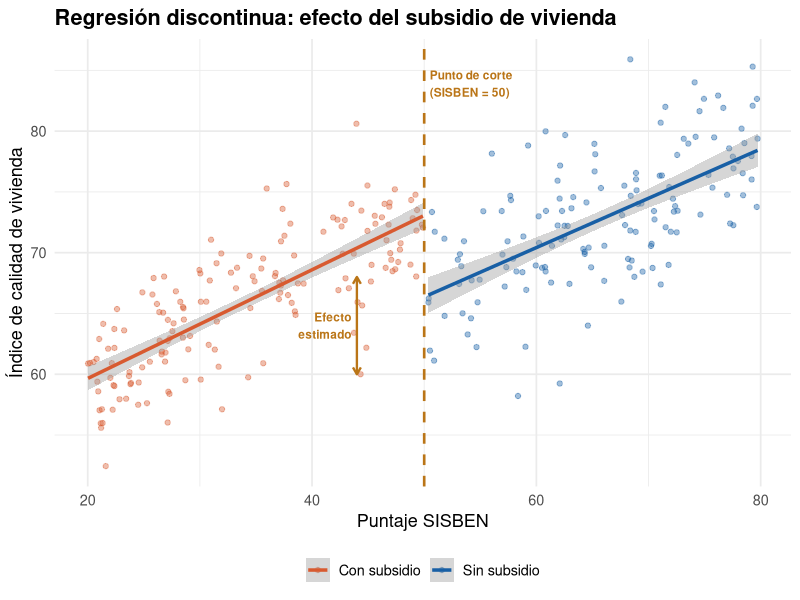

Reproduce this figure in R.
## ---- chunk 1
#| label: fig-rdd-concepto
#| fig-cap: "Concepto de regresión discontinua: la discontinuidad en el punto de corte revela el efecto del programa"
#| echo: false

library(ggplot2)

set.seed(2024)
n <- 300

# Variable de asignacion (running variable)
puntaje <- runif(n, 20, 80)
# Tratamiento: puntaje < 50 recibe subsidio
tratamiento <- ifelse(puntaje < 50, 1, 0)
# Resultado: calidad de vivienda
calidad <- 40 + 0.5 * puntaje + 8 * tratamiento + rnorm(n, sd = 4)

datos_rdd <- data.frame(puntaje, tratamiento, calidad,
                         grupo = ifelse(tratamiento == 1,
                                        "Con subsidio", "Sin subsidio"))

ggplot(datos_rdd, aes(x = puntaje, y = calidad, color = grupo)) +
  geom_point(alpha = 0.4, size = 1.5) +
  geom_smooth(method = "lm", se = TRUE, linewidth = 1.2) +
  geom_vline(xintercept = 50, linetype = "dashed", color = "#BA7517",
             linewidth = 0.9) +
  annotate("text", x = 50.5, y = max(calidad) - 2,
           label = "Punto de corte\n(SISBEN = 50)", hjust = 0,
           color = "#BA7517", fontface = "bold", size = 3) +
  annotate("segment", x = 44, xend = 44, y = 60, yend = 68,
           arrow = arrow(length = unit(0.2, "cm"), ends = "both"),
           color = "#BA7517", linewidth = 0.8) +
  annotate("text", x = 43.5, y = 64, label = "Efecto\nestimado",
           color = "#BA7517", size = 3, fontface = "bold", hjust = 1) +
  scale_color_manual(values = c("Con subsidio" = "#D85A30",
                                 "Sin subsidio" = "#185FA5")) +
  labs(x = "Puntaje SISBEN", y = "Índice de calidad de vivienda",
       color = NULL,
       title = "Regresión discontinua: efecto del subsidio de vivienda") +
  theme_minimal(base_size = 13) +
  theme(legend.position = "bottom",
        plot.title = element_text(face = "bold"))
